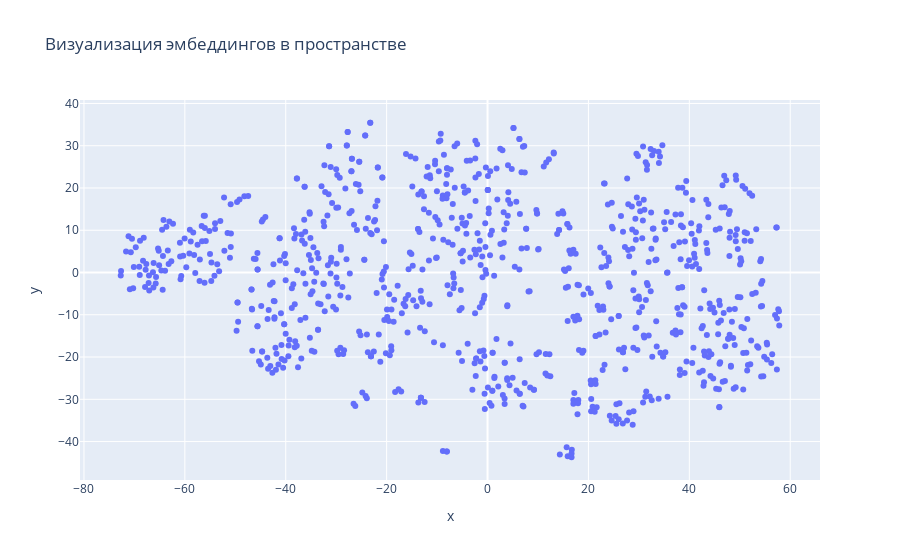

The cell this chart's notebook holds for it:
### Code cell
fig.show()

### Figure 1 — Plotly figure (JSON) as saved in the notebook; plotly's stock layout.template omitted (floating-point values rounded to 4 significant figures; data arrays with more than 128 entries replaced by an {"elided": "..."} marker saying what was removed)
{"data": [{"customdata": {"elided": "887x1 str values"}, "hovertemplate": "x=%{x}<br>y=%{y}<br>text=%{customdata[0]}<extra></extra>", "legendgroup": "", "marker": {"color": "#636efa", "symbol": "circle"}, "mode": "markers", "name": "", "orientation": "v", "showlegend": false, "type": "scatter", "x": {"elided": "887 float values"}, "xaxis": "x", "y": {"elided": "887 float values"}, "yaxis": "y"}], "layout": {"autosize": true, "legend": {"tracegroupgap": 0}, "title": {"text": "Визуализация эмбеддингов в пространстве"}, "xaxis": {"anchor": "y", "autorange": true, "domain": [0, 1], "range": [-80.47, 65.59], "title": {"text": "x"}, "type": "linear"}, "yaxis": {"anchor": "x", "autorange": true, "domain": [0, 1], "range": [-50.25, 41.97], "title": {"text": "y"}, "type": "linear"}}}
